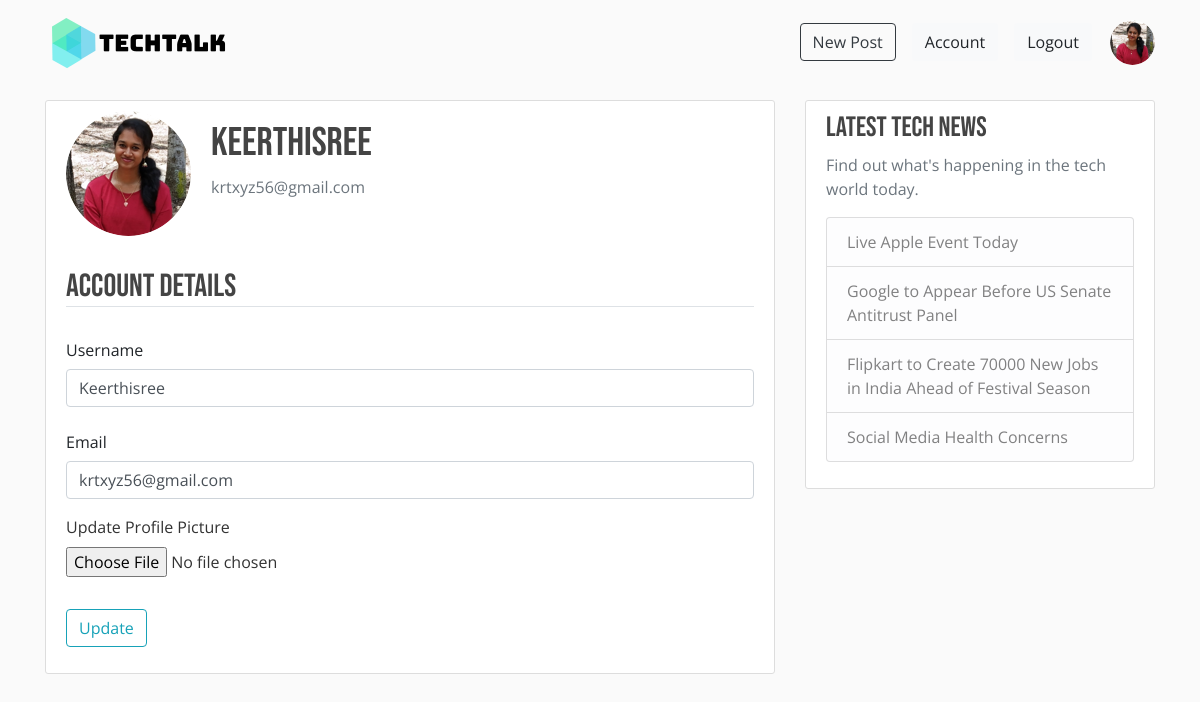
/account (signed in), run on the app's committed database.
### techtalk/models.py (models this page shows, shortened)
class User(db.Model, UserMixin):
    id = db.Column(db.Integer, primary_key=True)
    username = db.Column(db.String(20), unique=True, nullable=False)
    email = db.Column(db.String(120), unique=True, nullable=False)
    image_file = db.Column(db.String(20), nullable=False, default='default.jpg')
    password = db.Column(db.String(60), nullable=False)
    posts = db.relationship('Post', backref='author', lazy=True)

### techtalk/users/routes.py (the view)
@users.route("/account", methods=['GET', 'POST'])
@login_required
def account():
    form = UpdateAccountForm()
    if form.validate_on_submit():
        if form.image.data:
            saved_image = save_image(form.image.data)
            current_user.image_file = saved_image
        current_user.username = form.username.data
        current_user.email = form.email.data
        db.session.commit()
        flash(f'Your account has been updated successfully!', 'success')
        return redirect(url_for('users.account'))
    elif request.method == 'GET':
        form.username.data = current_user.username
        form.email.data = current_user.email
    image_file = url_for(
        'static', filename='profile_pics/' + current_user.image_file)
    return render_template('account.html', title='Account', image_file=image_file, form=form)

### techtalk/users/forms.py (shortened to what this page needs)
class UpdateAccountForm(FlaskForm):
    username = StringField('Username', validators=[DataRequired(), Length(min=2, max=20)])
    email = StringField('Email', validators=[DataRequired(), Email()])
    image = FileField('Update Profile Picture', validators=[FileAllowed(['jpg', 'png'])])
    submit = SubmitField('Update')

### techtalk/models.py (called while the page is built)
@login_manager.user_loader
def load_user(user_id):
    return User.query.get(int(user_id))

### techtalk/templates/account.html (shortened to what this page needs)
{% extends "layout.html" %}
{% block content %}
<div class="content-section">
    <div class="media">
        <img class="rounded-circle account-img" src="{{ image_file }}">
        <div class="media-body mt-2">
            <h2 class="account-heading">{{ current_user.username }}</h2>
            <p class="text-secondary">{{ current_user.email }}</p>
        </div>
    </div>
    <form method="post" action="" enctype="multipart/form-data" class="mt-3">
        <fieldset class="form-group">
            <h2 class="border-bottom mb-4">Account Details</h2>
            <div class="form-group">
                {{ form.username.label(class="form-control-plaintext") }}
                {% if form.username.errors %}
                {{ form.username(class="form-control is-invalid") }}
                <div class="invalid-feedback">
                    {% for error in form.username.errors %}
                    <span>{{ error }}</span>
                    {% endfor %}
                </div>
                {% else %}
                {{ form.username(class="form-control") }}
                {% endif %}
            </div>
            <div class="form-group">
                {{ form.email.label(class="form-control-plaintext") }}
                {% if form.email.errors %}
                {{ form.email(class="form-control is-invalid") }}
                <div class="invalid-feedback">
                    {% for error in form.email.errors %}
                    <span>{{ error }}</span>
                    {% endfor %}
                </div>
                {% else %}
                {{ form.email(class="form-control") }}
                {% endif %}
            </div>
            <div class="form-group">
                {{ form.image.label() }}
                {{ form.image(class="form-control-file") }}
            </div>
        </fieldset>
        <div class="form-group">
            {{ form.submit(class="btn btn-outline-info") }}
        </div>
    </form>
</div>
{% endblock content %}

### techtalk/templates/layout.html (shortened to what this page needs)
<!DOCTYPE html>
<html>
<head>
    <link rel="stylesheet" href="https://stackpath.bootstrapcdn.com/bootstrap/4.5.2/css/bootstrap.min.css"
>
    <link rel="stylesheet" href="{{ url_for('static', filename='main.css') }}">
</head>
<body>
    <header class="site-header mb-3">
        <nav class="navbar navbar-expand-md navbar-light bg-steel">
            <div class="container">
                <a class="navbar-brand mr-4" href="/"><img src="{{ url_for('static', filename='logo.png') }}"></a>
                <div class="collapse navbar-collapse" id="navbarToggle">
                    <div class="navbar-nav ml-auto">
                        {% if current_user.is_authenticated %}
                        <a class="nav-item nav-link" href="{{ url_for('posts.create_post') }}">
                            <button type="button" class="btn btn-outline-dark">New Post</button>
                        </a>
                        <a class="nav-item nav-link" href="{{ url_for('users.account') }}">
                            <button type="button" class="btn btn-light">Account</button>
                        </a>
                        <a class="nav-item nav-link" href="{{ url_for('users.logout') }}">
                            <button type="button" class="btn btn-light">Logout</button>
                        </a>
                        <a href="{{ url_for('users.user_posts', username=current_user.username) }}">
                            <img src="{{ url_for('static', filename='profile_pics/' + current_user.image_file) }}" class="rounded-circle user-img">
                        </a>
                        {% endif %}
                    </div>
                </div>
            </div>
        </nav>
    </header>
    <main role="main" class="container">
        <div class="row">
            <div class="col-md-8">
                {% block content %}{% endblock %}
            </div>
            <div class="col-md-4">
                <div class="content-section">
                    <h3>Latest Tech News</h3>
                    <p class='text-muted'>Find out what's happening in the tech world today.
                    <ul class="list-group">
                        <li class="list-group-item list-group-item-light">Live Apple Event Today</li>
                        <li class="list-group-item list-group-item-light">Google to Appear Before US Senate Antitrust Panel</li>
                        <li class="list-group-item list-group-item-light">Flipkart to Create 70000 New Jobs in India Ahead of Festival Season</li>
                        <li class="list-group-item list-group-item-light">Social Media Health Concerns</li>
                    </ul>
                    </p>
                </div>
            </div>
        </div>
    </main>
</body>
</html>

### techtalk/static/main.css (style rules this page uses)
* { font-family: 'Open Sans', sans-serif; }
body { background: #fafafa; color: #333333; }
h1, h2, h3, h4, h5, h6 { color: #444444; font-family: 'Bebas Neue', cursive; }
a { color: #00AAB3; }
.bg-steel { background-color: #fafafa; }
.site-header .navbar-nav .nav-link { color: #000000; }
.content-section { background: #ffffff; padding: 10px 20px; border: 1px solid #dddddd; border-radius: 3px; margin-bottom: 20px; }
.user-img { height: 45px; width: 45px; margin: 5px 0 0 10px; }
.account-img { height: 125px; width: 125px; margin-right: 20px; margin-bottom: 16px; }
.account-heading { font-size: 2.5rem; }

### data on the page
User: image_file (picture), username "Keerthisree", email "krtxyz56@gmail.com"
